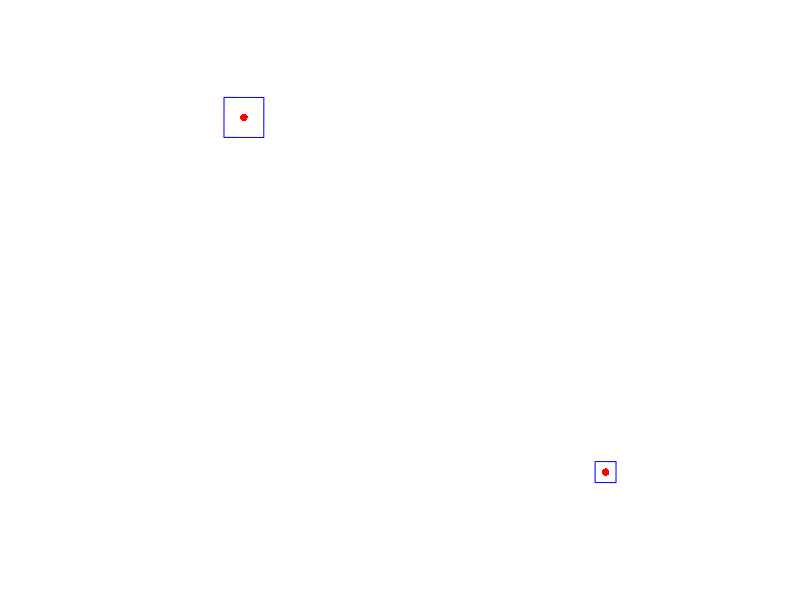

Generate this figure with R:
#delineate drone footprints 

library(sf)

# Define point coordinates (lon, lat) and buffer side length in meters
coords <- data.frame(
  site = c("SRM", "SRG"),
  lon = c(-110.8661, -110.8277),
  lat = c(31.8214, 31.7894),
  extent_m = c(400, 210)
)

# Convert to sf point object (in geographic coordinates)
points_sf <- st_as_sf(coords, coords = c("lon", "lat"), crs = 4326)

# Reproject to a projected CRS in meters (use UTM zone for southern Arizona, e.g., EPSG:32612)
points_proj <- st_transform(points_sf, crs = 32612)

# Create square buffers around each point
square_buffers <- st_buffer(points_proj, dist = coords$extent_m / 2, endCapStyle = "SQUARE")

# Optional: transform back to WGS84 for export/plotting
square_buffers_wgs84 <- st_transform(square_buffers, crs = 4326)

# Plot (quick check)
plot(st_geometry(square_buffers_wgs84), border = "blue")
plot(st_geometry(points_sf), add = TRUE, col = "red", pch = 16)

# Add site names as IDs
square_buffers$site <- points_proj$site
points_proj$site <- points_proj$site  # already present

# Extract vertices and tag them
library(dplyr)

square_vertices_df <- square_buffers %>%
  st_coordinates() %>%
  as.data.frame() %>%
  mutate(site = rep(square_buffers$site, each = 5),  # 5 = 4 corners + repeat of first
         vertex_id = rep(1:5, times = nrow(square_buffers))) %>%
  select(site, vertex_id, X, Y)

# Create directory to hold outputs
dir.create("shapefiles", showWarnings = FALSE)

# Save individual points and squares
for (i in 1:nrow(points_proj)) {
  site_name <- points_proj$site[i]
  
  # Save point
  st_write(points_proj[i, ], paste0("shapefiles/", site_name, "_point.shp"), delete_layer = TRUE)
  
  # Save square buffer
  st_write(square_buffers[i, ], paste0("shapefiles/", site_name, "_square.shp"), delete_layer = TRUE)
}
write.csv(square_vertices_df, "shapefiles/square_vertices.csv", row.names = FALSE)
